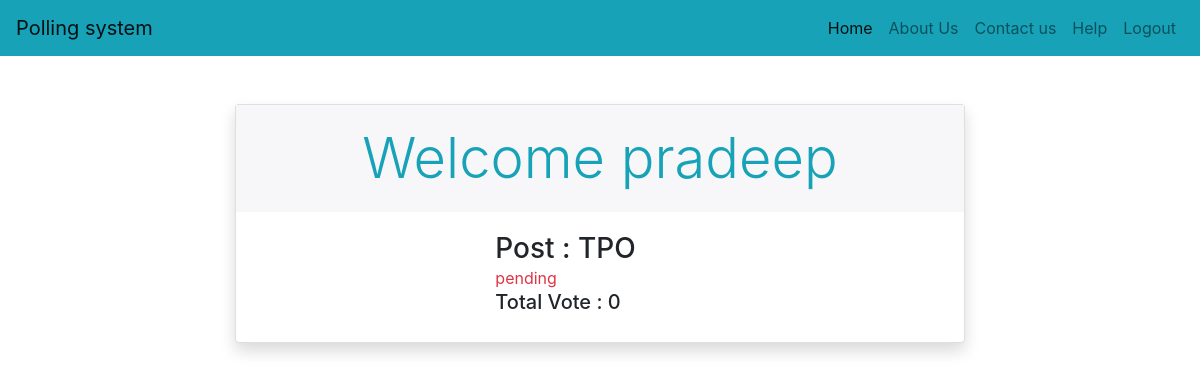
The page /Students/student_dashboard.php (signed in) on the database its author committed.
### tables this page shows
CREATE TABLE `register` (
  `id` int(11) NOT NULL,
  `user_type` varchar(255) NOT NULL,
  `first_name` varchar(255) NOT NULL,
  `last_name` varchar(255) NOT NULL,
  `email` varchar(255) NOT NULL,
  `mobile_no` varchar(255) NOT NULL,
  `password` varchar(300) NOT NULL,
  `department` varchar(255) NOT NULL,
  `year` varchar(100) NOT NULL,
  `otp` int(255) NOT NULL,
  `is_nominee` varchar(100) NOT NULL,
  `profile_pic` varchar(500) NOT NULL,
  `post` varchar(255) NOT NULL,
  `status` varchar(255) DEFAULT NULL
);

### common/functions.php (called while the page is built, shortened)
<?php
function get_user_by_email($conn,$email){
  $sql="SELECT * from register where  email='$email'";
  $result=mysqli_query($conn,$sql);
  $count=mysqli_fetch_assoc($result);
  return $count;
}
function total_vote($conn,$email,$post){
$sql="SELECT * from voting_details where  voted='$email' AND voted_post='$post'";
  $result=mysqli_query($conn,$sql);
  $count=mysqli_num_rows($result);
  return $count;
}
?>

### Students/student_dashboard.php (the view, shortened to what this page needs)
<?php
include_once('../database/connection.php');
include_once('../common/header.php');
include_once('../common/functions.php');
  	$email=$_SESSION['user_id'];
  	  	$nominee=get_user_by_email($conn,$email);
 ?>
<div class="container">
<div class=" row position-relative mt-5">
	<div class=" col-md-8 offset-2 ">
	<div class="card shadow">
  <div class="card-header display-4 text-info text-center"><?php echo $nominee['post']?"Welcome ".$nominee['first_name']:"Dashboard" ?></div>
  <div class="card-body">
	<div class="row ">
		<div class="col-md-4 mx-auto">
	<?php if($nominee['post']){
  	$vote=total_vote($conn,$email,$nominee['post']);
			?>
			<h3 class="d-inline">Post : <?php echo $nominee['post'];?> </h3><span class="text-danger"><?php echo $nominee['status'];?></span>
			<h5>Total Vote : <?php echo $vote;?> </h5>
			<?php }?>
</div>
</div>
	</div>
	</div>
	</div>
	</div>
<?php include_once('../common/footer.php'); ?>

### assets/css/style.css (style rules this page uses)
.card-header:first-child { border-radius: 0; }
.card-header { background-color: #f7f7f9; margin-bottom: 0; padding: 20px 1.25rem; border:none; }

### rows shown on the page
register: first_name "pradeep", post "TPO", status "pending"

### other values the page prints
$vote "0"
